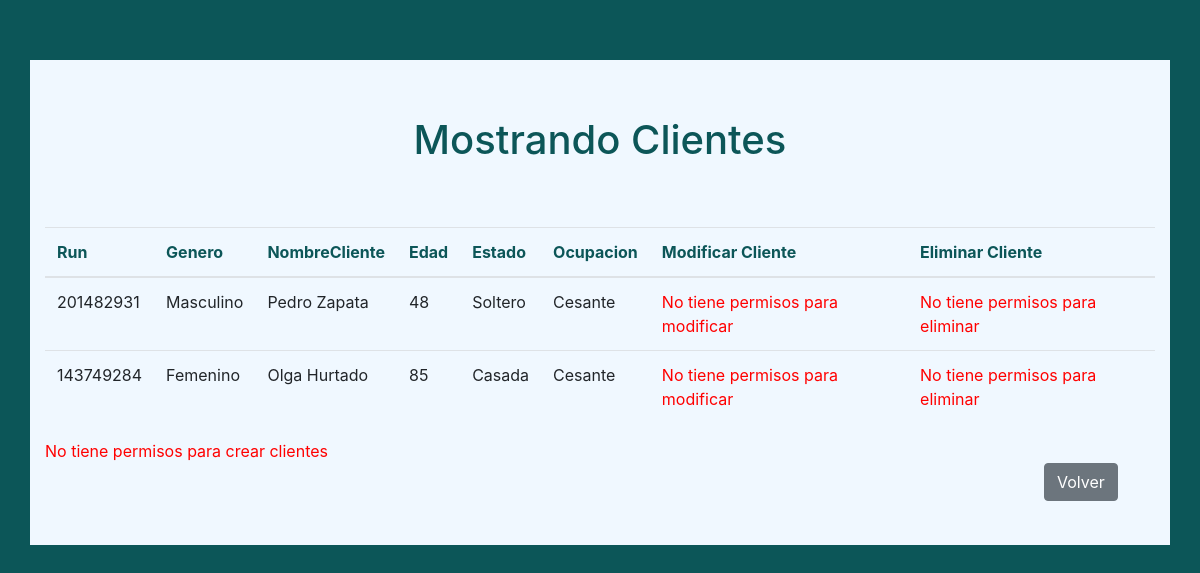
Page /mostrar_cliente/ on the committed database.
### MascoApp/models.py (models this page shows, shortened)
class Cliente(models.Model):
    run = models.CharField(max_length=9, primary_key=True, verbose_name='Run')
    genero= models.CharField(max_length=12, verbose_name='Genero')
    nombrecliente=models.CharField(max_length=40, verbose_name='NombreCliente')
    edad=models.IntegerField(verbose_name='Edad')
    estado=models.CharField(max_length=12, verbose_name='Estado')
    ocupacion=models.CharField(max_length=40, verbose_name='Ocupacion')

### MascoApp/views.py (the view)
# urls.py: path('mostrar_cliente/',mostrar_cliente,name="mostrar_cliente"),
def mostrar_cliente(request):
    clientes = Cliente.objects.all()
    datos = {
        'clientes' : clientes
    }
    return render(request,'mostrar_cliente.html',datos)

### MascoApp/templates/mostrar_cliente.html (shortened to what this page needs)
<!DOCTYPE html>
<html lang="en">
<head>
    <link rel="stylesheet" href="https://cdn.jsdelivr.net/npm/bootstrap@4.6.1/dist/css/bootstrap.min.css">
    {% load static %}
</head>
<body style="background-color: rgb(12, 86, 88);">
    <div class="container" style="background-color: aliceblue; margin-top: 5%;" >
        <h1 class="text-center" style="padding: 5%; color: rgb(12, 86, 88);">Mostrando Clientes</h1>
        <table class="table" style="background-color: aliceblue;">
            <thead>
                <tr>
                    <th style="color: rgb(12, 86, 88);">Run</th>
                    <th style="color: rgb(12, 86, 88);">Genero</th>
                    <th style="color: rgb(12, 86, 88);">NombreCliente</th>
                    <th style="color: rgb(12, 86, 88);">Edad</th>
                    <th style="color: rgb(12, 86, 88);">Estado</th>
                    <th style="color: rgb(12, 86, 88);">Ocupacion</th>
                    <th style="color: rgb(12, 86, 88);">Modificar Cliente</th>
                    <th style="color: rgb(12, 86, 88);">Eliminar Cliente</th>
                </tr>
            </thead>
            <tbody>
            {% for ve in clientes %}
                <tr>
                    <td>{{ ve.run }}</td>
                    <td>{{ ve.genero }}</td>
                    <td>{{ ve.nombrecliente }}</td>
                    <td>{{ ve.edad }}</td>
                    <td>{{ ve.estado }}</td>
                    <td>{{ ve.ocupacion }}</td>
                    {% if user.is_authenticated %}
                    <td><a href="{% url 'form_modcliente' ve.run %}" class="btn btn-primary" style="background-color: rgb(12, 86, 88); border: 2px;">Modificar</a></td>
                    <td><a href="{% url 'form_del_cliente' ve.run %}" class="btn btn-danger">Eliminar</a></td>
                {% else %}
                <td><a href="#" style="color:red">No tiene permisos para modificar</a></td>
                <td><a href="#" style="color:red">No tiene permisos para eliminar</a></td>
                </tr>
                {% endif %}
            {% endfor %}
            </tbody>
        </table>
        {% if user.is_authenticated %}
        <br>
        <a href="{% url 'form_cliente' %}" style="margin-bottom: 2%; margin-left: 2%; background-color: rgb(12, 86, 88); border: 2px solid;" class="btn btn-primary">Crear Cliente</a>
        <a href="{% url 'login' %}" style="margin-bottom: 2%; margin-left: 2%; background-color: rgb(99, 99, 99); border: 2px solid;" class="btn btn-primary">Volver</a>
        <a href="{% url 'home' %}" style="margin-bottom: 2%; margin-left: 2%; background-color: rgb(99, 99, 99); border: 2px solid;" class="btn btn-primary">Home</a>
        {% else %}
        <a href="#" style="color:red;">No tiene permisos para crear clientes</a>
        <a href="{% url 'login' %}" class="btn btn-secondary" style="margin-left: 90%; margin-bottom: 4%;">Volver</a>
        {% endif %}
    </div>
</body>
</html>

### rows in the picture
Cliente: run "201482931", genero "Masculino", nombrecliente "Pedro Zapata", edad "48", estado "Soltero", ocupacion "Cesante"
Cliente: run "143749284", genero "Femenino", nombrecliente "Olga Hurtado", edad "85", estado "Casada", ocupacion "Cesante"
